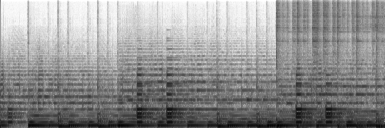
#> input picture animation/texture.png, 385 x 128 px
$ jupyter execute prepare_texture.ipynb
#> lines starting #> are read from the running program, lines starting #| are printed output that depends on the picture
[cell 1]
from PIL import Image

def crop_into_thirds(image_path):
    # Open the image
#> called with image_path = 'texture.png'
    img = Image.open(image_path)
#> img is the input picture: PIL image 385x128 L; min 0, max 255, mean 146.2
    width, height = img.size
#> width = 385; height = 128

    # Calculate the width for each third
    third_width = width // 3
#> third_width = 128

    # Crop and save each third
    for i in range(3):
        # Define the crop box (left, upper, right, lower)
        box = (i * third_width, 0, (i + 1) * third_width, height)

        # Crop the image
        cropped_img = img.crop(box)

        # Save the cropped image
        cropped_img.save(f"texture{i+1}.png")
#> this loop made 3 passes
#> pass 1, in crop_into_thirds, `cropped_img = img.crop(box)`:
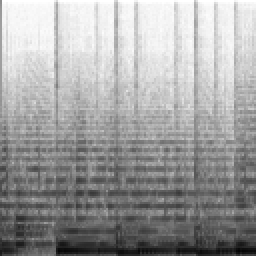
#> cropped_img: PIL image 128x128 L (shown 2 times larger); min 2, max 255, mean 159.7
#> pass 2, in crop_into_thirds, `cropped_img = img.crop(box)`:
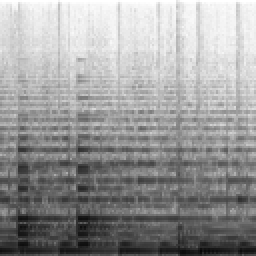
#> cropped_img: PIL image 128x128 L (shown 2 times larger); min 6, max 255, mean 153
#> pass 3, in crop_into_thirds, `cropped_img = img.crop(box)`:
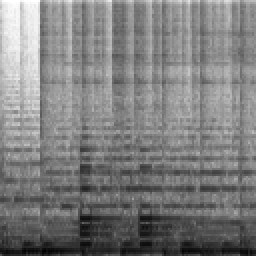
#> cropped_img: PIL image 128x128 L (shown 2 times larger); min 0, max 255, mean 126

if __name__ == "__main__":
    # Replace 'image_path' with the path to your PNG file
    image_path = "texture.png"
    crop_into_thirds(image_path)
